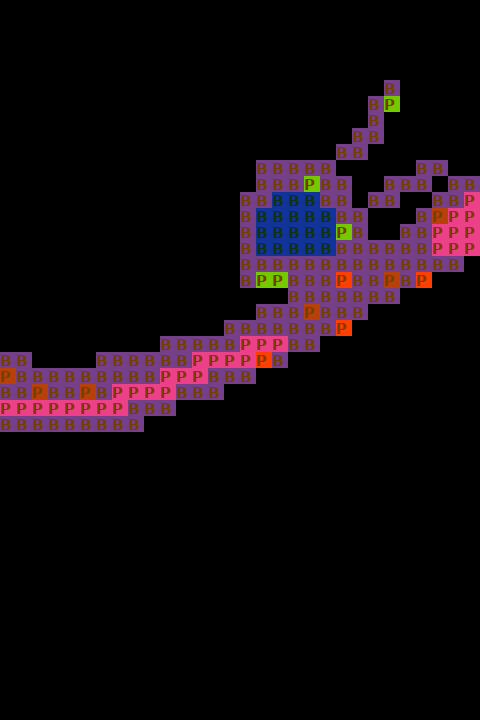

Rendered tile map (Tiled .tmx) drawn with the repository's tilesets; below, a short description and the map source with its tile grids summarised:
An orthogonal 30x45 tile map with 16x16 px tiles, 3 tile layers (block_behaviors, power_ups, blocks), 3 tilesets.

<map version="1.0" tiledversion="1.1.4" orientation="orthogonal" renderorder="right-down" width="30" height="45" tilewidth="16" tileheight="16" infinite="0" nextobjectid="1">
 <tileset firstgid="1" source="block_images.tsx" />
 <tileset firstgid="1351" source="block_behaviors.tsx" />
 <tileset firstgid="2701" source="power_up_behaviors.tsx" />
 <layer name="block_behaviors" width="30" height="45">
  <data>[1350 cells, 200 non-empty, 1 distinct tile ids]</data>
 </layer>
 <layer name="power_ups" width="30" height="45">
  <data>[1350 cells, 46 non-empty, 4 distinct tile ids]</data>
 </layer>
 <layer name="blocks" width="30" height="45" opacity="0.46">
  <data>[1350 cells, 200 non-empty, 2 distinct tile ids]</data>
 </layer>
</map>
